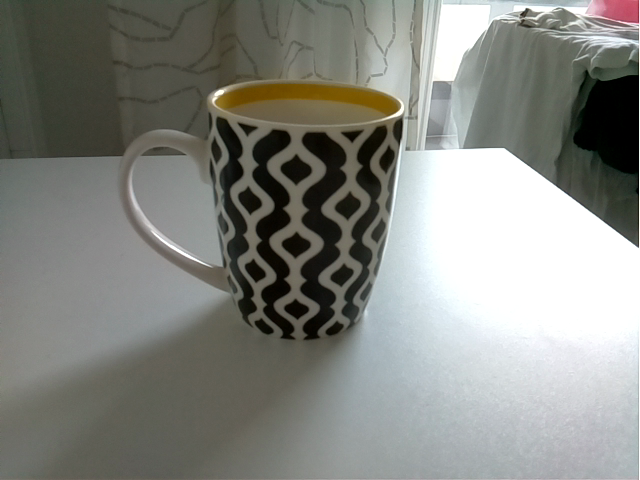
#> input picture training_cup/shot0001.png, 640 x 480 px, given in place of the camera
$ python test.py
#> lines starting #> are read from the running program, lines starting #| are printed output that depends on the picture; after the words box and inside, x2 and y2 are one past the last pixel; in counts of white or black regions, pixels touching at a corner belong together
import numpy as np
import cv2
cap = cv2.VideoCapture(0)

minarea = 1000
while True:
    _, frame = cap.read()
#> frame is the input picture: shape (480, 640, 3); mean B, G, R 129.3, 135, 133.4
    height, width, channels = frame.shape
#> height = 480; width = 640; channels = 3
    gray = cv2.cvtColor(frame, cv2.COLOR_BGR2GRAY)
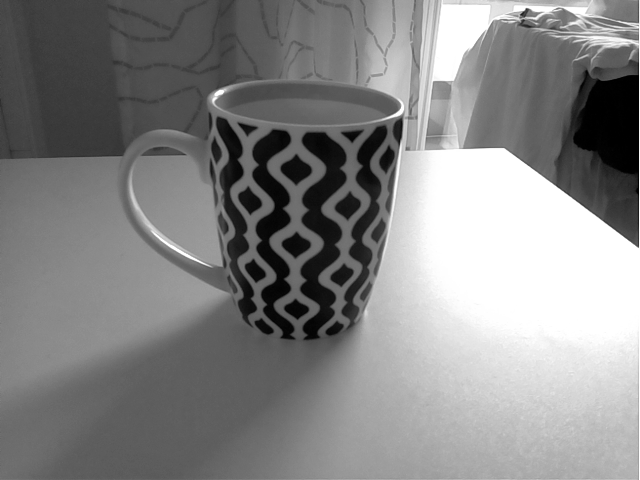
#> gray: shape (480, 640); min 0, max 255, mean 133.8

    ret,thresh = cv2.threshold(gray,127,255,1)
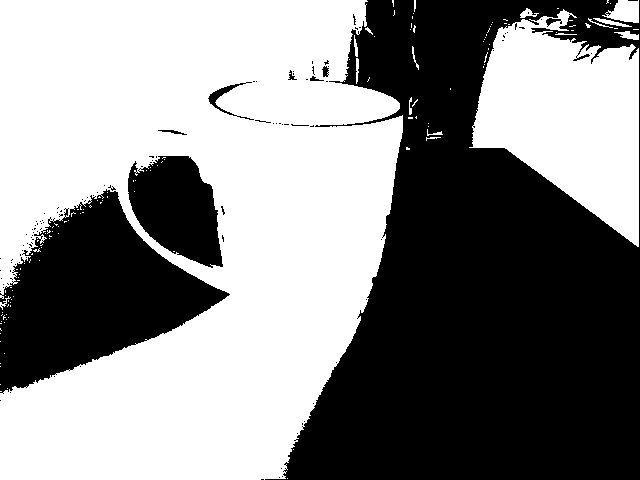
#> thresh: shape (480, 640); 53.8% white; 112 black regions (103 under 20 px)

    contours,h = cv2.findContours(thresh,1,2)
#> contours = 308 contours, 286 with area under 20; largest, box (x1, y1, x2, y2) and area: (0, 0, 403, 480) 145978, (469, 9, 639, 247) 23959, (127, 155, 224, 269) 7412, (602, 0, 639, 23) 518, (207, 82, 247, 117) 330; h = 308 rows, first 6: [1, -1, -1, -1], [2, 0, -1, -1], [3, 1, -1, -1], [4, 2, -1, -1], [5, 3, -1, -1], [6, 4, -1, -1]

    for cnt in contours:
        approx = cv2.approxPolyDP(cnt,0.01*cv2.arcLength(cnt,True),True)
        x,y = approx[0][0]
        #print(len(approx))
        area = cv2.contourArea(cnt)


        if len(approx)==4 and area>=minarea and area<width*height*0.8:
            M = cv2.moments(cnt)
            #print( M )

            cx = int(M['m10']/M['m00'])
            cy = int(M['m01']/M['m00'])
            print("rectangle")
            print("x: ",cx,"y: ",cy)
            print("**")
            cart = [0, 0, 0, 0]
            cart[0] = width / 2 - 1  # x_ax_pos
            cart[1] = height / 2 - 1  # y_ax_pos
            cart[2] = (cx ) - cart[0]  # x
            cart[3] = - (cy) + cart[1]  # y
            print(cart)

            cv2.putText(frame, "X: " + str(cart[2]) + " Y: " + str(cart[3]), (cx + 20, cy + 20), cv2.FONT_HERSHEY_COMPLEX, .7,
                        (0, 255, 0), 2)

            cv2.drawContours(frame,[cnt],0,255,-1)
            cv2.circle(frame, (cx, cy), 1, (0, 0, 255), 3)
            #cv2.putText(frame, "Rectangle", (x, y), cv2.FONT_HERSHEY_COMPLEX, 1, 0,2)
        else:
            #dikdortgen bulunana kadar ne yapilacak onu bul
            pass
#> this loop made 308 passes
#> (approx, x, y, area) on passes 2 to 4: ([[278, 477], [279, 476], [280, 477], [279, 478]], 278, 477, 2), ([[281, 476], [282, 475], [283, 476], [282, 477]], 281, 476, 2), ([[282, 471], [283, 470], [284, 471], [283, 472]], 282, 471, 2)
    cv2.imshow("frame", frame)

    key = cv2.waitKey(1)
#> (key Esc is pressed here)
    if key == 27:
        break

cap.release()
cv2.destroyAllWindows()

$ run again, on training_cup/shot0002.png
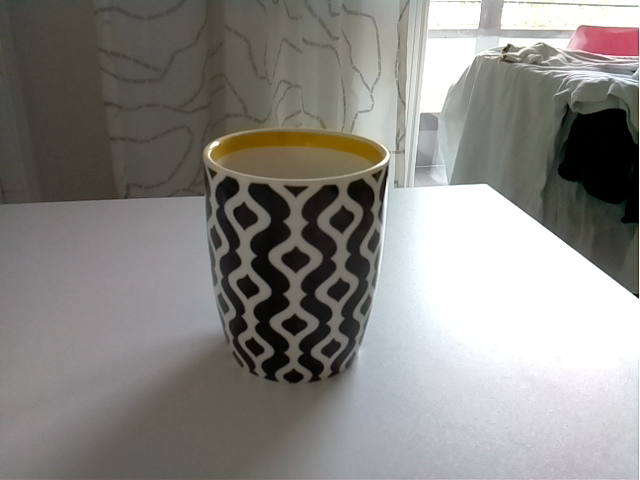
#> input picture training_cup/shot0002.png, 640 x 480 px, given in place of the camera
#> frame is the input picture: shape (480, 640, 3); mean B, G, R 131.6, 135.4, 137
#> `gray = cv2.cvtColor(frame, cv2.COLOR_BGR2GRAY)`:
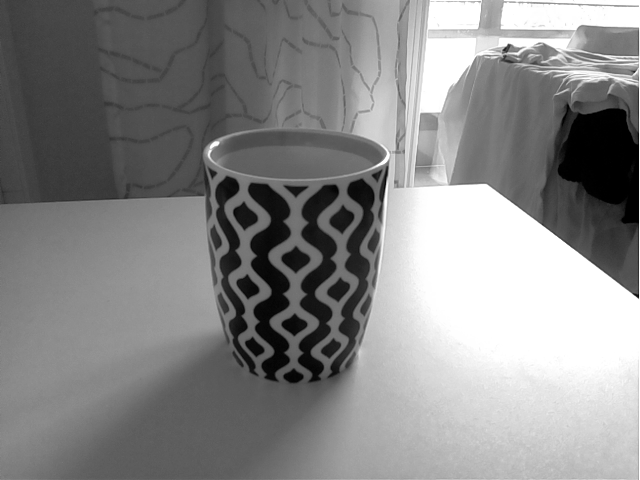
#> gray: shape (480, 640); min 0, max 255, mean 135.5
#> `ret,thresh = cv2.threshold(gray,127,255,1)`:
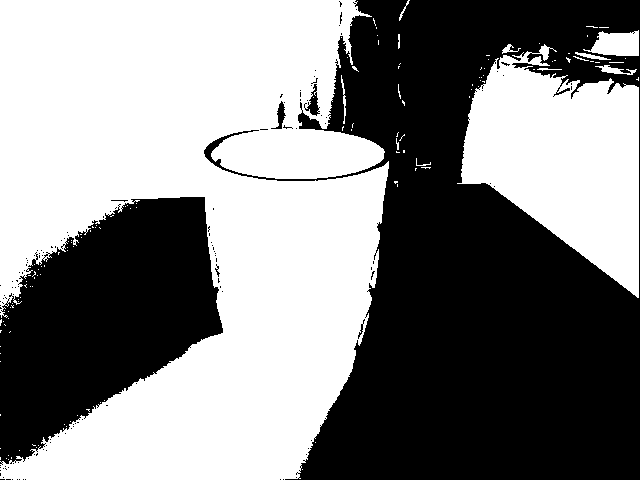
#> thresh: shape (480, 640); 52.2% white; 133 black regions (127 under 20 px)
#> contours = 337 contours, 318 with area under 20; largest, box (x1, y1, x2, y2) and area: (0, 0, 389, 480) 130274, (457, 44, 639, 298) 26821, (583, 30, 639, 56) 932, (304, 83, 321, 117) 241, (270, 100, 287, 130) 189; h = 337 rows, first 6: [1, -1, -1, -1], [2, 0, -1, -1], [3, 1, -1, -1], [4, 2, -1, -1], [5, 3, -1, -1], [6, 4, -1, -1]
#> the loop `for cnt in contours:` made 337 passes
#> (approx, x, y, area) on passes 1, 2, 4: ([[295, 477], [296, 476], [297, 477], [296, 478]], 295, 477, 2), ([[2, 477], [3, 476], [4, 477], [3, 478]], 2, 477, 2), ([[296, 472], [297, 471], [298, 472], [297, 473]], 296, 472, 2)

$ run again, on training_cup/shot0003.png
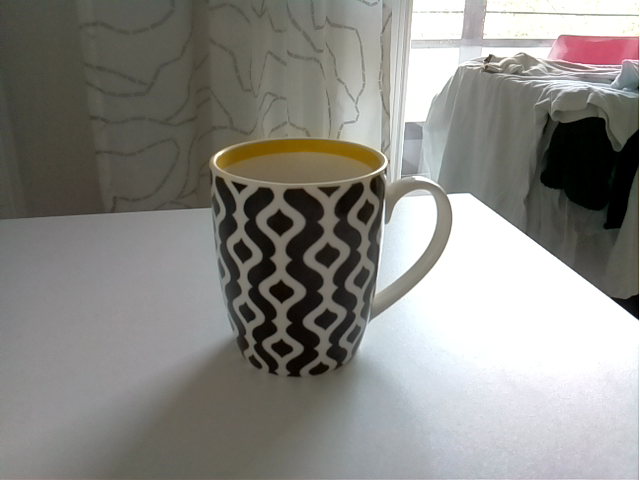
#> input picture training_cup/shot0003.png, 640 x 480 px, given in place of the camera
#> frame is the input picture: shape (480, 640, 3); mean B, G, R 132.8, 136.9, 138.1
#> `gray = cv2.cvtColor(frame, cv2.COLOR_BGR2GRAY)`:
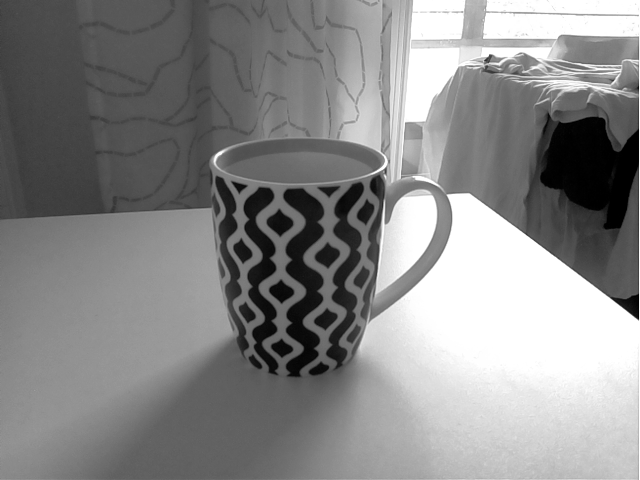
#> gray: shape (480, 640); min 0, max 255, mean 136.8
#> `ret,thresh = cv2.threshold(gray,127,255,1)`:
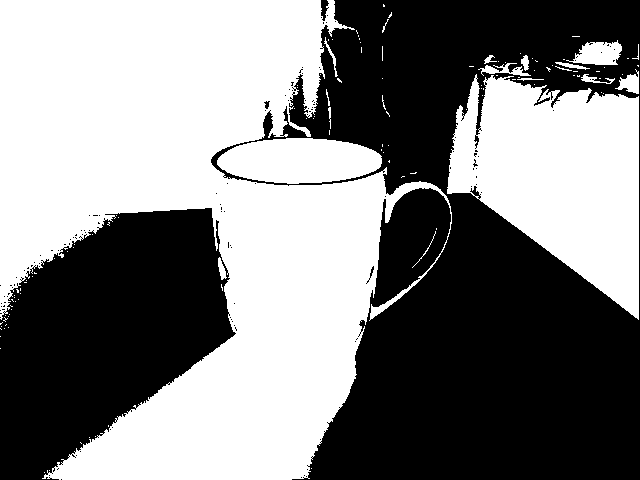
#> thresh: shape (480, 640); 50.8% white; 124 black regions (119 under 20 px)
#> contours = 329 contours, 313 with area under 20; largest, box (x1, y1, x2, y2) and area: (0, 0, 452, 480) 116868, (447, 74, 639, 320) 29023, (217, 138, 382, 184) 5727, (566, 40, 622, 65) 828, (615, 69, 639, 94) 254; h = 329 rows, first 6: [1, -1, -1, -1], [2, 0, -1, -1], [3, 1, -1, -1], [4, 2, -1, -1], [5, 3, -1, -1], [6, 4, -1, -1]
#> the loop `for cnt in contours:` made 329 passes
#> (approx, x, y, area) on passes 1 to 3: ([[302, 477], [303, 476], [304, 477], [303, 478]], 302, 477, 2), ([[300, 477], [301, 476], [302, 477], [301, 478]], 300, 477, 2), ([[48, 477], [49, 476], [50, 477], [49, 478]], 48, 477, 2)
